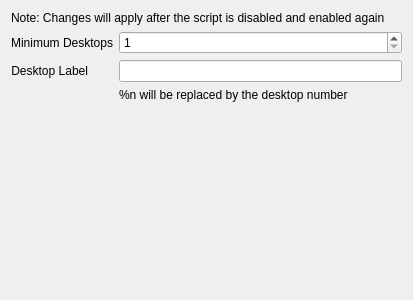
<?xml version="1.0" encoding="UTF-8"?>
<ui version="4.0">
 <class>Form</class>
 <widget class="QWidget" name="Form">
  <property name="geometry">
   <rect>
    <x>0</x>
    <y>0</y>
    <width>413</width>
    <height>300</height>
   </rect>
  </property>
  <property name="windowTitle">
   <string>Form</string>
  </property>
  <layout class="QFormLayout" name="formLayout">
   <item row="1" column="0">
    <widget class="QLabel" name="label">
     <property name="text">
      <string>Minimum Desktops</string>
     </property>
     <property name="alignment">
      <set>Qt::AlignRight|Qt::AlignTrailing|Qt::AlignVCenter</set>
     </property>
    </widget>
   </item>
   <item row="1" column="1">
    <widget class="QSpinBox" name="kcfg_minimumDesktops">
     <property name="sizePolicy">
      <sizepolicy hsizetype="Expanding" vsizetype="Fixed">
       <horstretch>0</horstretch>
       <verstretch>0</verstretch>
      </sizepolicy>
     </property>
     <property name="minimum">
      <number>1</number>
     </property>
     <property name="maximum">
      <number>20</number>
     </property>
    </widget>
   </item>
   <item row="2" column="0">
    <widget class="QLabel" name="label_2">
     <property name="text">
      <string>Desktop Label</string>
     </property>
     <property name="alignment">
      <set>Qt::AlignRight|Qt::AlignTrailing|Qt::AlignVCenter</set>
     </property>
    </widget>
   </item>
   <item row="2" column="1">
    <widget class="QLineEdit" name="kcfg_labelTemplate"/>
   </item>
   <item row="3" column="1">
    <widget class="QLabel" name="label_3">
     <property name="text">
      <string>%n will be replaced by the desktop number</string>
     </property>
    </widget>
   </item>
   <item row="0" column="0" colspan="2">
    <widget class="QLabel" name="label_4">
     <property name="text">
      <string>Note: Changes will apply after the script is disabled and enabled again</string>
     </property>
    </widget>
   </item>
  </layout>
 </widget>
 <resources/>
 <connections/>
</ui>
